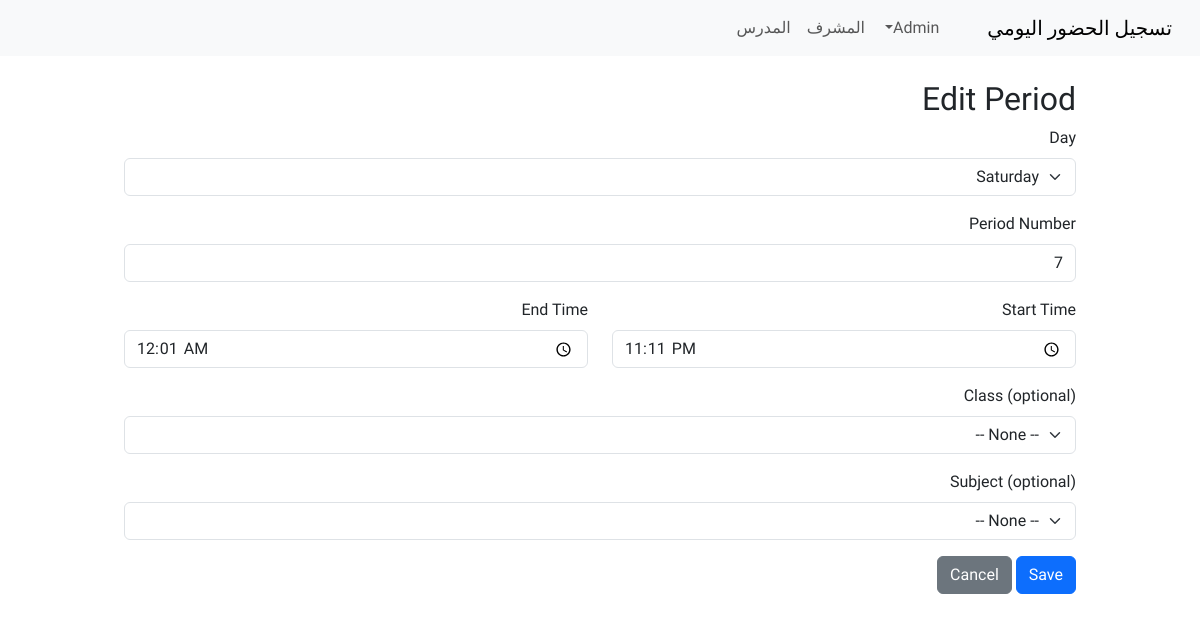
The page /admin/periods/1/edit (signed in) on the database as committed earlier.
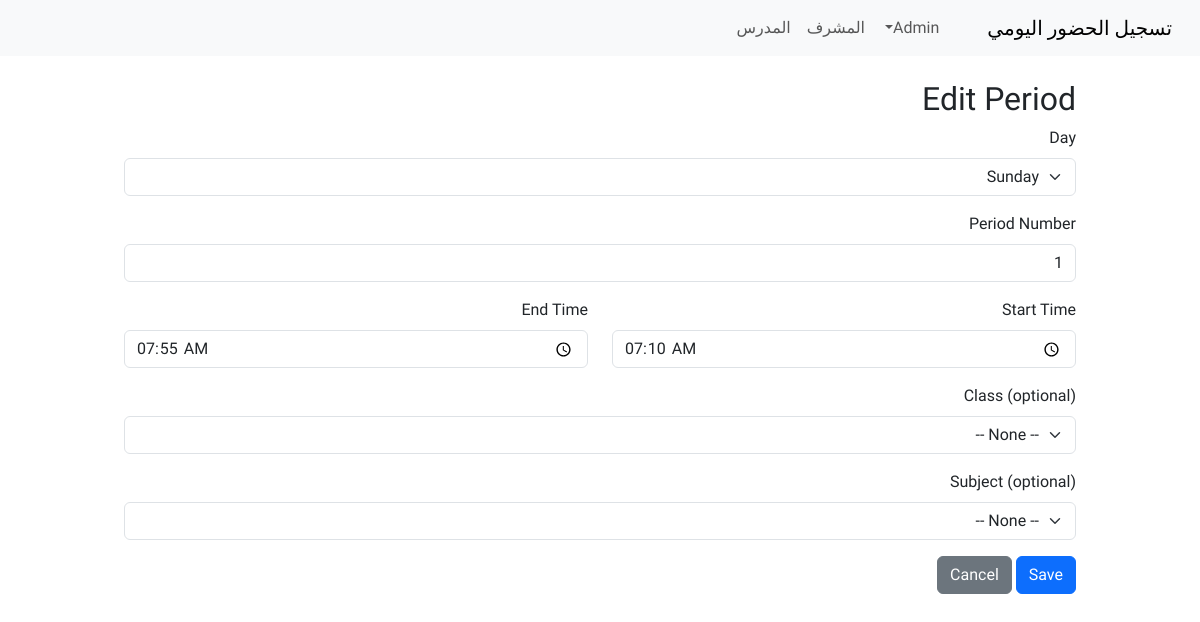
The same page on the database as committed later.
### app.py (models this page shows)
class Period(db.Model):
    id = db.Column(db.Integer, primary_key=True)
    day_of_week = db.Column(db.Integer, nullable=False)
    period = db.Column(db.Integer, nullable=False)
    start_time = db.Column(db.String(8), nullable=True)  # HH:MM
    end_time = db.Column(db.String(8), nullable=True)
    class_id = db.Column(db.Integer, db.ForeignKey('school_class.id'), nullable=True)
    subject_id = db.Column(db.Integer, db.ForeignKey('subject.id'), nullable=True)
    klass = db.relationship('SchoolClass', foreign_keys=[class_id])
    subject = db.relationship('Subject', foreign_keys=[subject_id])
    __table_args__ = (
        db.UniqueConstraint('day_of_week', 'period', 'class_id', name='uq_period_day_period_class'),
    )

### app.py (the view, shortened to what this page needs)
@app.route('/admin/periods/<int:period_id>/edit', methods=['GET', 'POST'])
@login_required
def admin_periods_edit(period_id):
    if not admin_required():
        return redirect(url_for('index'))
    p = Period.query.get_or_404(period_id)
    classes = SchoolClass.query.all()
    subjects = Subject.query.all()
    return render_template('admin_period_form.html', period=p, classes=classes, subjects=subjects, days=DAYS)

### app.py (called while the page is built)
@login_manager.user_loader
def load_user(user_id):
    return User.query.get(int(user_id))

def admin_required():
    if not current_user.is_authenticated or current_user.role != 'admin':
        flash('Unauthorized', 'danger')
        return False
    return True

### templates/admin_period_form.html (shortened to what this page needs)
{% extends 'layout.html' %}
{% block content %}
<div class="container mt-4">
    <h2>{{ 'Edit Period' if period else 'Create Period' }}</h2>
    <form method="post">
        <div class="mb-3">
            <label class="form-label">Day</label>
            <select name="day_of_week" class="form-select" required>
                {% for d in days %}
                <option value="{{ loop.index0 }}" {% if period and period.day_of_week==loop.index0 %}selected{% endif
                    %}>{{ d }}</option>
                {% endfor %}
            </select>
        </div>
        <div class="mb-3">
            <label class="form-label">Period Number</label>
            <input type="number" name="period" class="form-control" value="{{ period.period if period else 1 }}" min="1"
                required>
        </div>
        <div class="mb-3 row">
            <div class="col">
                <label class="form-label">Start Time</label>
                <input type="time" name="start_time" class="form-control"
                    value="{{ period.start_time if period and period.start_time else '' }}">
            </div>
            <div class="col">
                <label class="form-label">End Time</label>
                <input type="time" name="end_time" class="form-control"
                    value="{{ period.end_time if period and period.end_time else '' }}">
            </div>
        </div>
        <div class="mb-3">
            <label class="form-label">Class (optional)</label>
            <select name="class_id" class="form-select">
                <option value="">-- None --</option>
            </select>
        </div>
        <div class="mb-3">
            <label class="form-label">Subject (optional)</label>
            <select name="subject_id" class="form-select">
                <option value="">-- None --</option>
            </select>
        </div>
        <button type="submit" class="btn btn-primary">Save</button>
        <a href="{{ url_for('admin_periods') }}" class="btn btn-secondary">Cancel</a>
    </form>
</div>
{% endblock %}

Rows that differ between the two databases and show on the page:
changed Period: day_of_week "Saturday" → "Sunday"; period "7" → "1"; start_time "23:11" → "07:10"; end_time "00:01" → "07:55"
